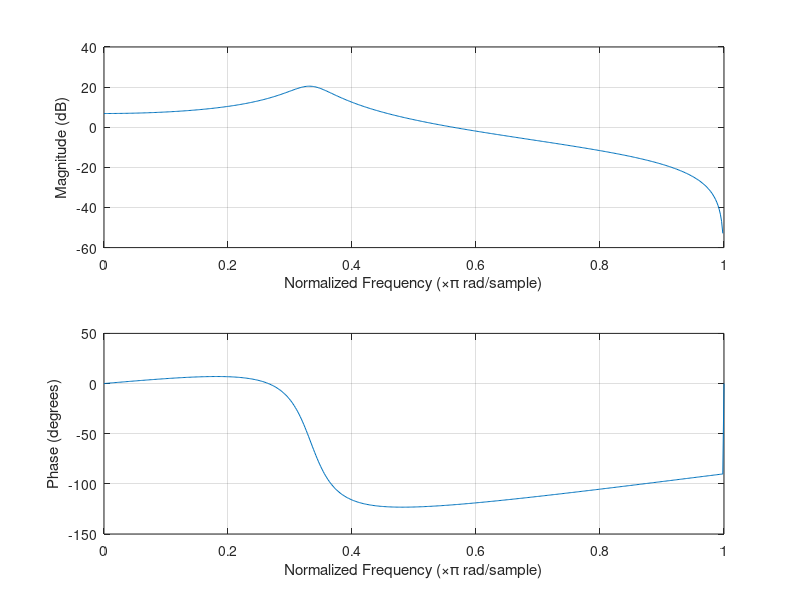
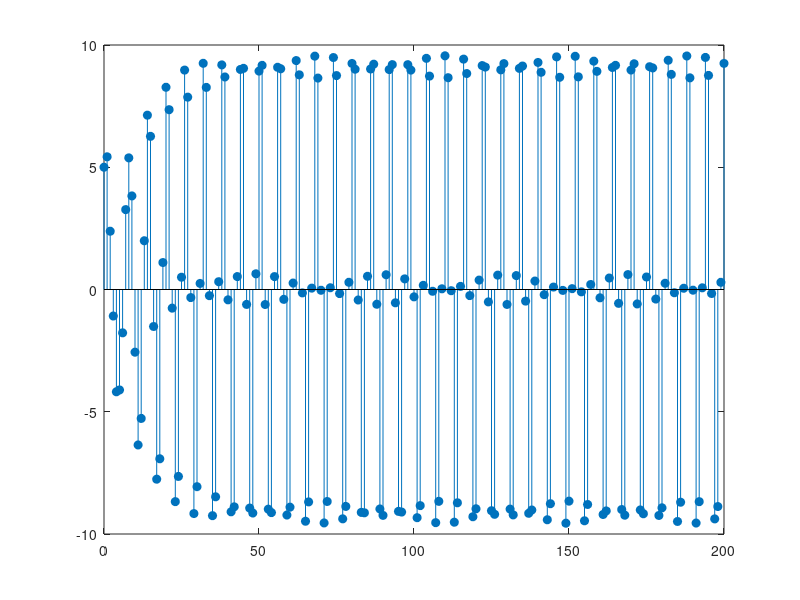
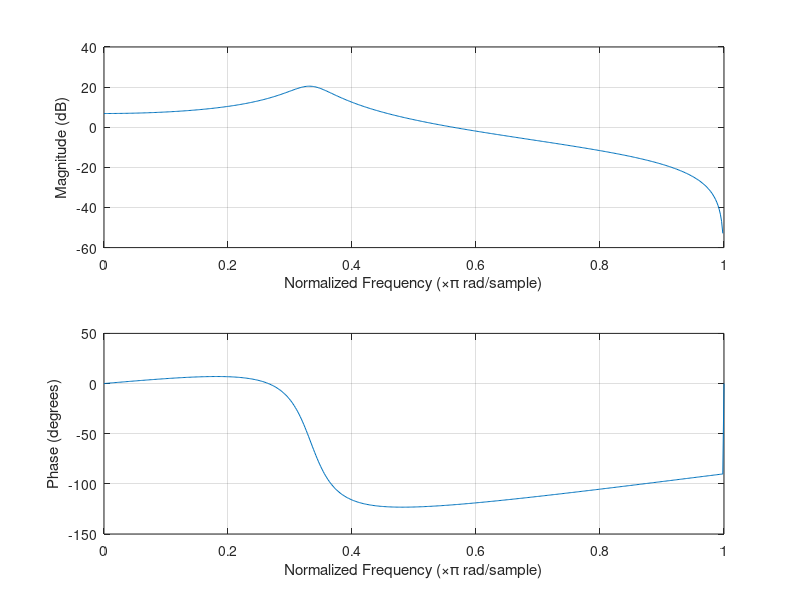

The MATLAB source for these figures, in order:
%EEET425LAB04 ALI RAIYMKULOV q2

b = [1 1];
a = [1 -0.9 0.81];

figure;
freqz(b, a);

n = 0:200;

x = sin((pi*n)/3) + 5*cos(0.95*pi*n);
y = filter(b, a, x);

figure;
stem(n, y, 'filled')

w = [pi/3, 0.95*pi];
figure;
freqz(b, a);
